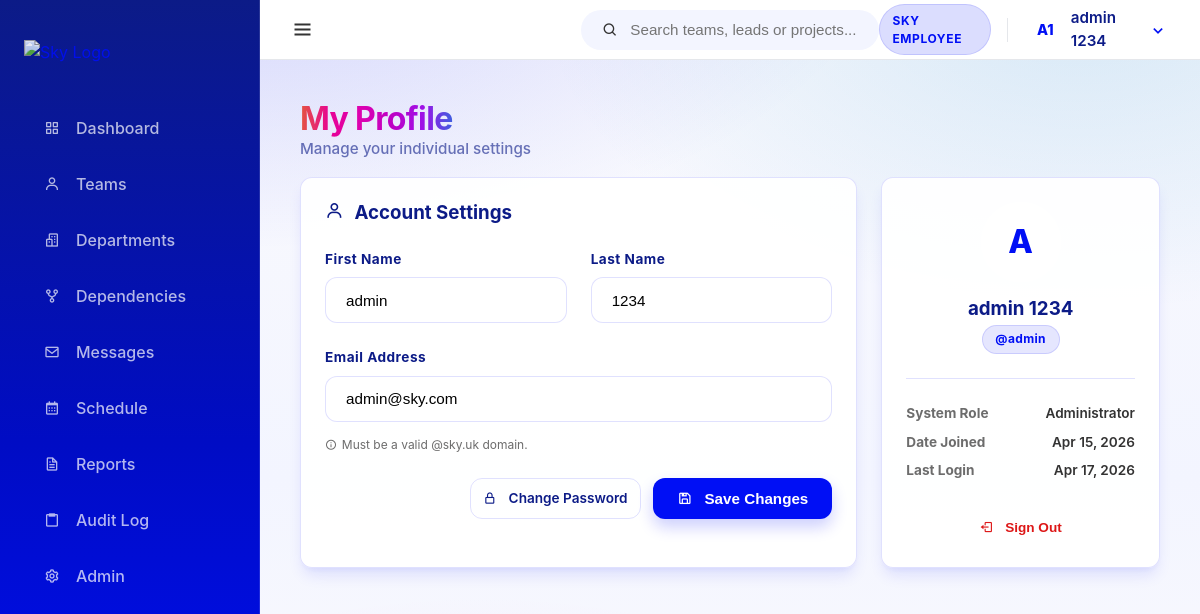
The app's page /dashboard/profile/ (signed in), older data.
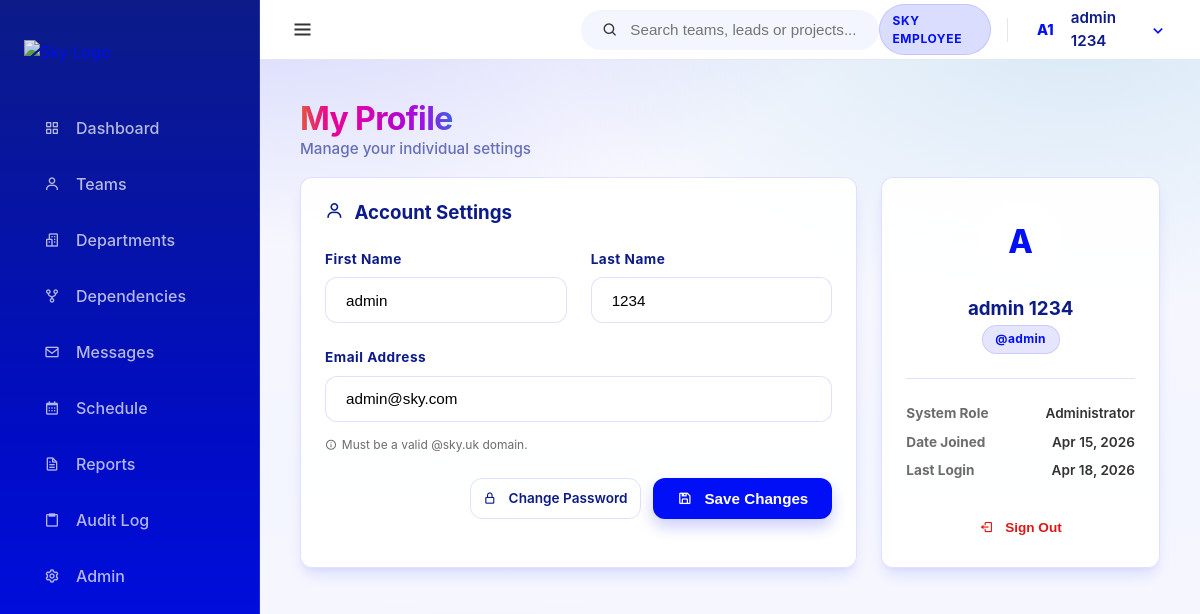
The same page, newer data.
### core/models.py (models this page shows, shortened)
class User(AbstractUser):
    class Meta:
        verbose_name = 'User'
        verbose_name_plural = 'Users'

### core/views.py (the view, shortened to what this page needs)
# urls.py: path('profile/', views.profile_view, name='profile'),
@login_required
def profile_view(request):
    return render(request, 'core/profile.html', {'user': request.user})

### templates/core/profile.html (shortened to what the changed rows need)
{% extends 'base.html' %}
{% block content %}
<div class="flex-between mb-2 animate-slide-up">
    <div>
        <h1 class="spectrum-text" style="font-size: 2rem; letter-spacing: -0.02em;">My Profile</h1>
    </div>
</div>
<div class="grid-2-1 animate-slide-up" style="animation-delay: 0.1s;">
    <div class="card shadow-sm">
        <form method="post" action="{% url 'core:profile' %}">
            <div class="grid-2">
                <div class="form-group">
                    <label for="first_name">First Name</label>
                    <input type="text" name="first_name" id="first_name" class="form-control" value="{{ user.first_name }}" required>
                </div>
                <div class="form-group">
                    <label for="last_name">Last Name</label>
                    <input type="text" name="last_name" id="last_name" class="form-control" value="{{ user.last_name }}" required>
                </div>
            </div>
            <div class="form-group">
                <label for="email">Email Address</label>
                <input type="email" name="email" id="email" class="form-control" value="{{ user.email }}" required>
                <div style="font-size: 0.75rem; color: var(--muted-foreground); margin-top: 0.4rem; display: flex; align-items: center; gap: 0.3rem;">
                    <i class='bx bx-info-circle'></i> Must be a valid @sky.uk domain.
                </div>
            </div>
        </form>
    </div>
    <div class="card">
        <div style="text-align: center; margin-bottom: 1.5rem;">
            <div class="avatar-circle" style="width: 80px; height: 80px; font-size: 2rem; margin: 0 auto 1rem auto;">
                {{ user.username|slice:":1"|upper }}
            </div>
            <h3 style="color: var(--sky-header-blue); margin-bottom: 0.25rem;">{{ user.get_full_name|default:user.username }}</h3>
            <span class="chip chip-department">@{{ user.username }}</span>
        </div>
        <div style="border-top: 1px solid var(--border); margin-top: 1.5rem; padding-top: 1.5rem;">
            <div class="flex-between mb-1">
                <strong style="font-size: 0.85rem; color: var(--muted-foreground);">Date Joined</strong>
                <span style="font-size: 0.85rem; font-weight: 600;">{{ user.date_joined|date:"M j, Y" }}</span>
            </div>
            <div class="flex-between">
                <strong style="font-size: 0.85rem; color: var(--muted-foreground);">Last Login</strong>
                <span style="font-size: 0.85rem; font-weight: 600;">{{ user.last_login|date:"M j, Y" }}</span>
            </div>
        </div>
    </div>
</div>
{% endblock %}

### templates/partials/_top_navbar.html (shortened to what this page needs)
<header class="top-navbar" style="display: flex; align-items: center; justify-content: space-between; height: 60px;">
    <div class="navbar-left">
        <button id="sidebar-toggle" class="sidebar-toggle-btn" aria-label="Toggle Sidebar">
            <i class='bx bx-menu'></i>
        </button>
    </div>
    <div class="navbar-middle">
        <div class="search-bar-container" id="global-search">
            <div class="search-bar">
                <i class='bx bx-search'></i>
                <input type="text" placeholder="Search teams, leads or projects..." id="search-input">
            </div>
        </div>
    </div>
    <div class="navbar-right" style="display: flex; align-items: center; gap: 12px;">
        <span class="badge badge-blue" style="vertical-align: middle; display: inline-flex; align-items: center;">SKY EMPLOYEE</span>
        <div class="nav-user-dropdown" id="user-dropdown-container" style="display: flex; align-items: center;">
            <div class="nav-avatar-trigger" id="user-dropdown-btn" style="display: flex; align-items: center;">
                <div class="avatar-circle small">
                    {% if user.first_name %}{{ user.first_name|first|upper }}{% else %}{{ user.username|first|upper }}{% endif %}{% if user.last_name %}{{ user.last_name|first|upper }}{% endif %}
                </div>
                <span class="user-fullname">{{ user.get_full_name|default:user.username }}</span>
                <i class='bx bx-chevron-down'></i>
            </div>
        </div>
    </div>
</header>

Row changes from the older to the newer data that the page shows:
changed User "admin 1234": last_login "Apr 17, 2026" → "Apr 18, 2026"
